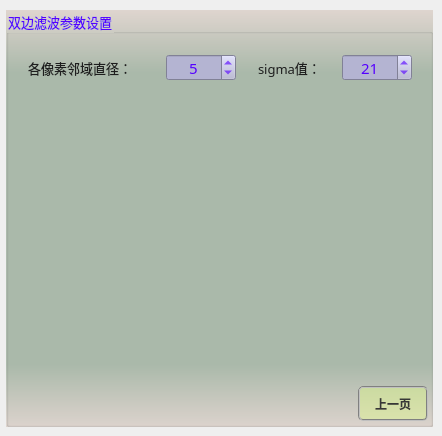
       <widget class="QWidget" name="page_7">
        <widget class="QGroupBox" name="groupParam_6">
         <property name="geometry">
          <rect>
           <x>6</x>
           <y>10</y>
           <width>427</width>
           <height>417</height>
          </rect>
         </property>
         <property name="font">
          <font>
           <family>微软雅黑</family>
           <pointsize>10</pointsize>
          </font>
         </property>
         <property name="styleSheet">
          <string notr="true">background-color: qlineargradient(x1:0, y1:0, x2:0, y2:1, stop:0 #dfd5cf, stop: 0.15 #acbbac, stop: 0.85 #acbbac,stop:1 #dfd5cf);
color: rgb(85, 0, 255);</string>
         </property>
         <property name="title">
          <string>双边滤波参数设置</string>
         </property>
         <widget class="QPushButton" name="btnBilateralBack">
          <property name="geometry">
           <rect>
            <x>352</x>
            <y>376</y>
            <width>70</width>
            <height>35</height>
           </rect>
          </property>
          <property name="minimumSize">
           <size>
            <width>70</width>
            <height>30</height>
           </size>
          </property>
          <property name="font">
           <font>
            <family>微软雅黑</family>
            <pointsize>9</pointsize>
            <weight>75</weight>
            <italic>false</italic>
            <bold>true</bold>
           </font>
          </property>
          <property name="styleSheet">
           <string notr="true">QWidget{ background-color: rgba(225, 255, 127,100);}
QWidget{ color: rgb(55, 55, 55);}
QWidget{ border: 2px groove gray;border-radius: 5px;padding: 2px 4px;}
QPushButton:hover{ background-color: rgba(225, 255, 127,150);}
QPushButton:pressed{background-color: rgba(225, 255, 127,255);}</string>
          </property>
          <property name="text">
           <string>上一页</string>
          </property>
         </widget>
         <widget class="QLabel" name="label_17">
          <property name="geometry">
           <rect>
            <x>22</x>
            <y>48</y>
            <width>131</width>
            <height>19</height>
           </rect>
          </property>
          <property name="font">
           <font>
            <family>微软雅黑</family>
            <pointsize>10</pointsize>
           </font>
          </property>
          <property name="styleSheet">
           <string notr="true">color: rgb(30, 30, 30);
background: transparent;</string>
          </property>
          <property name="text">
           <string>各像素邻域直径：</string>
          </property>
         </widget>
         <widget class="QSpinBox" name="spinBilateralDSize">
          <property name="geometry">
           <rect>
            <x>160</x>
            <y>44</y>
            <width>70</width>
            <height>27</height>
           </rect>
          </property>
          <property name="font">
           <font>
            <family>微软雅黑</family>
            <pointsize>11</pointsize>
           </font>
          </property>
          <property name="toolTip">
           <string/>
          </property>
          <property name="styleSheet">
           <string notr="true">QWidget{color: rgb(85, 0, 255);background-color: rgb(180, 180, 210);}
QSpinBox::up-button{
    border:transparent;
}
QSpinBox::down-button{
    border:transparent;
}
QSpinBox::up-arrow{
    image:url(:/resource/up.png);
}
QSpinBox::down-arrow{
    image:url(:/resource/down.png);
}</string>
          </property>
          <property name="alignment">
           <set>Qt::AlignCenter</set>
          </property>
          <property name="minimum">
           <number>1</number>
          </property>
          <property name="maximum">
           <number>11</number>
          </property>
          <property name="singleStep">
           <number>1</number>
          </property>
          <property name="value">
           <number>5</number>
          </property>
         </widget>
         <widget class="QLabel" name="label_18">
          <property name="geometry">
           <rect>
            <x>252</x>
            <y>47</y>
            <width>83</width>
            <height>21</height>
           </rect>
          </property>
          <property name="font">
           <font>
            <family>微软雅黑</family>
            <pointsize>10</pointsize>
           </font>
          </property>
          <property name="styleSheet">
           <string notr="true">color: rgb(30, 30, 30);
background: transparent;</string>
          </property>
          <property name="text">
           <string>sigma值：</string>
          </property>
         </widget>
         <widget class="QSpinBox" name="spinBilateralSigma">
          <property name="geometry">
           <rect>
            <x>336</x>
            <y>44</y>
            <width>70</width>
            <height>27</height>
           </rect>
          </property>
          <property name="font">
           <font>
            <family>微软雅黑</family>
            <pointsize>11</pointsize>
           </font>
          </property>
          <property name="toolTip">
           <string/>
          </property>
          <property name="styleSheet">
           <string notr="true">QWidget{color: rgb(85, 0, 255);background-color: rgb(180, 180, 210);}
QSpinBox::up-button{
    border:transparent;
}
QSpinBox::down-button{
    border:transparent;
}
QSpinBox::up-arrow{
    image:url(:/resource/up.png);
}
QSpinBox::down-arrow{
    image:url(:/resource/down.png);
}</string>
          </property>
          <property name="alignment">
           <set>Qt::AlignCenter</set>
          </property>
          <property name="minimum">
           <number>1</number>
          </property>
          <property name="maximum">
           <number>255</number>
          </property>
          <property name="singleStep">
           <number>1</number>
          </property>
          <property name="value">
           <number>21</number>
          </property>
         </widget>
        </widget>
       </widget>
